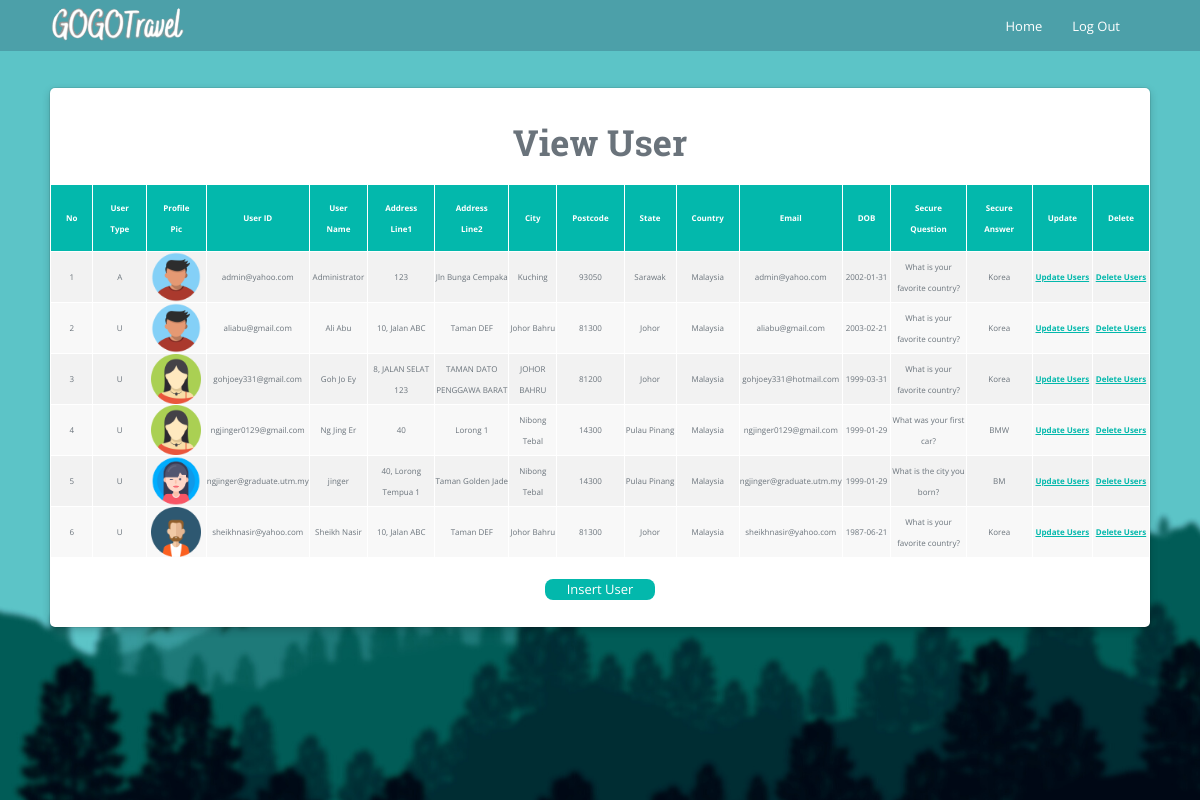
/admin/viewuser.php (signed in), run on the app's committed database.
### tables this page shows
CREATE TABLE `tbluser` (
  `UserID` varchar(40) NOT NULL,
  `Password` varchar(255) DEFAULT NULL,
  `UserType` char(1) DEFAULT NULL,
  `Name` varchar(255) DEFAULT NULL,
  `Address1` varchar(255) DEFAULT NULL,
  `Address2` varchar(255) DEFAULT NULL,
  `City` varchar(255) DEFAULT NULL,
  `PostCode` varchar(10) DEFAULT NULL,
  `State` varchar(255) DEFAULT NULL,
  `Country` varchar(255) DEFAULT NULL,
  `Email` varchar(255) DEFAULT NULL,
  `avatar` longblob DEFAULT NULL,
  `dob` date DEFAULT NULL,
  `securequestion` varchar(255) DEFAULT NULL,
  `secureanswer` varchar(255) DEFAULT NULL,
  PRIMARY KEY (`UserID`),
  KEY `UserType` (`UserType`),
  CONSTRAINT `tbluser_ibfk_1` FOREIGN KEY (`UserType`) REFERENCES `tblcategory` (`UserType`) ON DELETE CASCADE ON UPDATE CASCADE
);

### admin/viewuser.php (the view, shortened to what this page needs)
<!DOCTYPE html>
<html lang="en" class="no-js">
<?php require_once('adminheader.php');?>
<?php include_once('..\config\function.php');?>
<head>
</head>
<body>
<div class="container-fluid ">
<div class="container ">
<div class="row ">
<div class="admin-box">
<div class="row">
<div class="admin-det">
<h1>View User</h1>
<br>
<table style="font-size:8px">
  <tr>
    <th>No</th>
    <th>User Type</th>
    <th>Profile Pic</th>
    <th>User ID</th>
    <th>User Name</th>
    <th>Address Line1</th>
    <th>Address Line2</th>
    <th>City</th>
    <th>Postcode</th>
    <th>State</th>
    <th>Country</th>
    <th>Email</th>
    <th>DOB</th>
    <th>Secure Question</th>
    <th>Secure Answer</th>
    <th>Update</th>
    <th>Delete</th>
  </tr>
  <?php
    $no=1;
    $sql ="select * from tbluser";
    mysqli_select_db($conn,"myproject");
    $result=mysqli_query($conn,$sql);
    while ($row=mysqli_fetch_assoc($result)){
    ?>
  <tr>
    <td><?php echo  $no; ?></td>
    <td><?php echo $row['UserType'] ; ?></td>
    <?php $showimage = $row['avatar'];?>
    <td><img src="<?php echo $showimage ?>" width="50" height="50"/></td>
    <td><?php echo $row['UserID'] ; ?></td>
    <td><?php echo $row['Name'] ; ?></td>
    <td><?php echo $row['Address1'] ; ?></td>
    <td><?php echo $row['Address2'] ; ?></td>
    <td><?php echo $row['City'] ; ?></td>
    <td><?php echo $row['PostCode'] ; ?></td>
    <td><?php echo $row['State'] ; ?></td>
    <td><?php echo $row['Country'] ; ?></td>
    <td><?php echo $row['Email'] ; ?></td>
    <td><?php echo $row['dob'] ; ?></td>
    <td><?php echo $row['securequestion'] ; ?></td>
    <td><?php echo $row['secureanswer'] ; ?></td>
    <td><p><a href="updateuser.php?UID=<?php echo$row['UserID'] ; ?>&UserID=<?php echo$id;?>">Update Users </a> </p></td>
    <td><p><a href="deleteuser.php?UID=<?php echo$row['UserID'] ; ?>&UserID=<?php echo$id;?>">Delete Users </a> </p></td>
  </tr>
  <?php $no++;
 } ?>
</table>
<br>
            <div class="insertframe">
            <a href="insertuser.php?UserID=<?php echo $id?>">Insert User</a></p> </td>
            </div>
            </div>
            </div>
            </div>
            </div>
            </div>
            </div>
</body

### css/style.css (style rules this page uses)
* { margin: 0px; padding: 0px; list-style: none; }
img { max-width: 100%; }
a { text-decoration: none; outline: none; color: #444; }
html, body { height: 100%; }
p { margin-bottom: 0px; width: 100%; }
::placeholder { color: #747f8a !important; font-size: 13px; opacity: .5 !important; }
.container-fluid { margin-bottom: 8%; padding: 0px; }
h1, h2, h3, h4, h5, h6 { font-family: "mouse-500", Arial, Helvetica, sans-serif; }
body { background-color: #f7f7ff !important; font-family: "mouse-300", Arial, Helvetica, sans-serif; color: #6A6A6A; }
.container { max-width: 1100px; }

### css/main.css (style rules this page uses)
body { background-color: #fff; font-family: 'Open Sans', sans-serif; line-height: 21px; font-size: 13px; color: #6a737b; }
figure, p { margin: 0; }
a { color: #fff; -webkit-transition: all .3s ease-in 0s; -moz-transition: all .3s ease-in 0s; -ms-transition: all .3s ease-in 0s; -o-transition: all .3s ease-in 0s; transition: all .3s ease-in 0s; }
a, a:focus, a:hover { text-decoration: none; outline: 0; }
h1, h2, h3, h4, h5, h6 { font-weight: normal; margin: 0; }
.insertframe { background-color: #03b8ac; color: white; border-radius: 8px; width: 10%; text-align: center; margin: auto; }
.insertframe a { background-color: #03b8ac; color: white; }
.admin-box { background-color: #FFF; float: none; margin:0 auto; box-shadow: 0 3px 8px 0 rgba(0, 0, 0, 0.2), 0 0 0 1px rgba(0, 0, 0, 0.08); border-radius: 5px; margin-top: 8%; }
.admin-det { padding: 15px; }
.admin-det h1 { text-align: center; margin-top: 20px; width: 100%; }
.admin-det table, th, td { margin: 0 auto; }
.admin-det th,td { border: 1px solid rgb(255, 255, 255); }
.admin-det th { padding-top: 12px; padding-bottom: 12px; padding-left: 15px; padding-right: 15px; text-align: center; background-color: #03b8ac; color: white; }
.admin-det tr { padding-left: 20px; padding-right: 20px; text-align: center; }
.admin-det tr a { font-weight: bold; color: #03b8ac; text-decoration: underline; }
.admin-det tr:nth-child(even) { background-color: #f2f2f2; }
.admin-det tr:nth-child(odd) { background-color: #f8f8f8; }
.admin-det p { width: 100%; text-align: center; margin-bottom: 12px; margin-top: 12px; }

### data on the page
tbluser: UserType "A", avatar (picture), UserID "admin@yahoo.com", Name "Administrator", Address1 "123", Address2 "Jln Bunga Cempaka", City "Kuching", PostCode "93050", State "Sarawak", Country "Malaysia", Email "admin@yahoo.com", dob "2002-01-31", securequestion "What is your favorite country?", secureanswer "Korea"
tbluser: UserType "U", avatar (picture), UserID "aliabu@gmail.com", Name "Ali Abu", Address1 "10, Jalan ABC", Address2 "Taman DEF", City "Johor Bahru", PostCode "81300", State "Johor", Country "Malaysia", Email "aliabu@gmail.com", dob "2003-02-21", securequestion "What is your favorite country?", secureanswer "Korea"
tbluser: UserType "U", avatar (picture), UserID "gohjoey331@gmail.com", Name "Goh Jo Ey", Address1 "8, JALAN SELAT 123", Address2 "TAMAN DATO PENGGAWA BARAT", City "JOHOR BAHRU", PostCode "81200", State "Johor", Country "Malaysia", Email "gohjoey331@hotmail.com", dob "1999-03-31", securequestion "What is your favorite country?", secureanswer "Korea"
tbluser: UserType "U", avatar (placeholder picture), UserID "ngjinger0129@gmail.com", Name "Ng Jing Er", Address1 "40", Address2 "Lorong 1", City "Nibong Tebal", PostCode "14300", State "Pulau Pinang", Country "Malaysia", Email "ngjinger0129@gmail.com", dob "1999-01-29", securequestion "What was your first car?", secureanswer "BMW"
tbluser: UserType "U", avatar (picture), UserID "ngjinger@graduate.utm.my", Name "jinger", Address1 "40, Lorong Tempua 1", Address2 "Taman Golden Jade", City "Nibong Tebal", PostCode "14300", State "Pulau Pinang", Country "Malaysia", Email "ngjinger@graduate.utm.my", dob "1999-01-29", securequestion "What is the city you born?", secureanswer "BM"
tbluser: UserType "U", avatar (picture), UserID "sheikhnasir@yahoo.com", Name "Sheikh Nasir", Address1 "10, Jalan ABC", Address2 "Taman DEF", City "Johor Bahru", PostCode "81300", State "Johor", Country "Malaysia", Email "sheikhnasir@yahoo.com", dob "1987-06-21", securequestion "What is your favorite country?", secureanswer "Korea"
